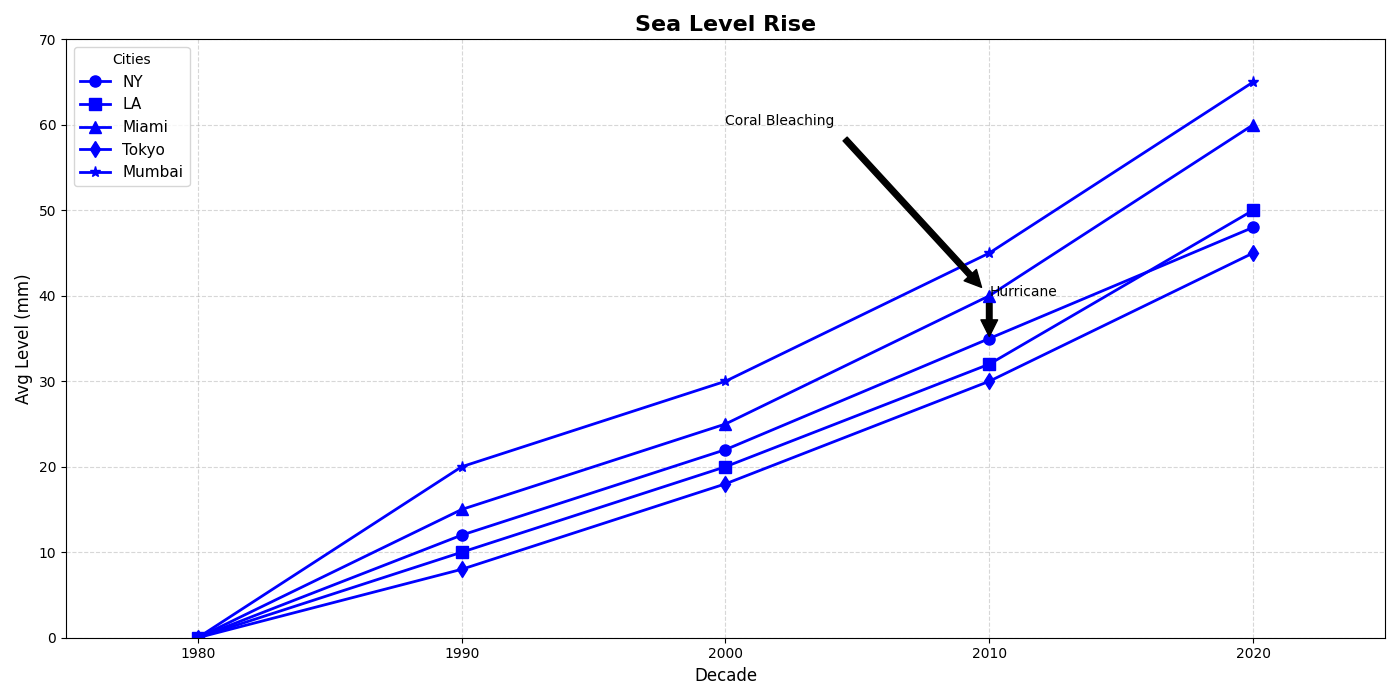

Write Python code to recreate this figure.
import matplotlib.pyplot as plt
import numpy as np

decades = [1980, 1990, 2000, 2010, 2020]
sea_levels_ny = [0, 12, 22, 35, 48]
sea_levels_la = [0, 10, 20, 32, 50]
sea_levels_miami = [0, 15, 25, 40, 60]
sea_levels_tokyo = [0, 8, 18, 30, 45]
sea_levels_mumbai = [0, 20, 30, 45, 65]

fig, ax = plt.subplots(figsize=(14, 7))

# Choose a consistent color, e.g., 'blue'
ax.plot(decades, sea_levels_ny, 'o-', label='NY', linewidth=2, markersize=8, color='blue')
ax.plot(decades, sea_levels_la, 's-', label='LA', linewidth=2, markersize=8, color='blue')
ax.plot(decades, sea_levels_miami, '^-', label='Miami', linewidth=2, markersize=8, color='blue')
ax.plot(decades, sea_levels_tokyo, 'd-', label='Tokyo', linewidth=2, markersize=8, color='blue')
ax.plot(decades, sea_levels_mumbai, '*-', label='Mumbai', linewidth=2, markersize=8, color='blue')

ax.annotate('Hurricane', xy=(2010, 35), xytext=(2010, 40),
            arrowprops=dict(facecolor='black', shrink=0.05))
ax.annotate('Coral Bleaching', xy=(2010, 40), xytext=(2000, 60),
            arrowprops=dict(facecolor='black', shrink=0.05))

ax.set_title("Sea Level Rise", fontsize=16, fontweight='bold')
ax.set_xlabel('Decade', fontsize=12)
ax.set_ylabel('Avg Level (mm)', fontsize=12)

ax.grid(True, linestyle='--', alpha=0.5)

plt.xticks(decades)
plt.yticks(np.arange(0, 71, 10))

ax.set_xlim(1975, 2025)
ax.set_ylim(0, 70)

ax.legend(title='Cities', loc='upper left', fontsize=11)

plt.tight_layout()
plt.show()
